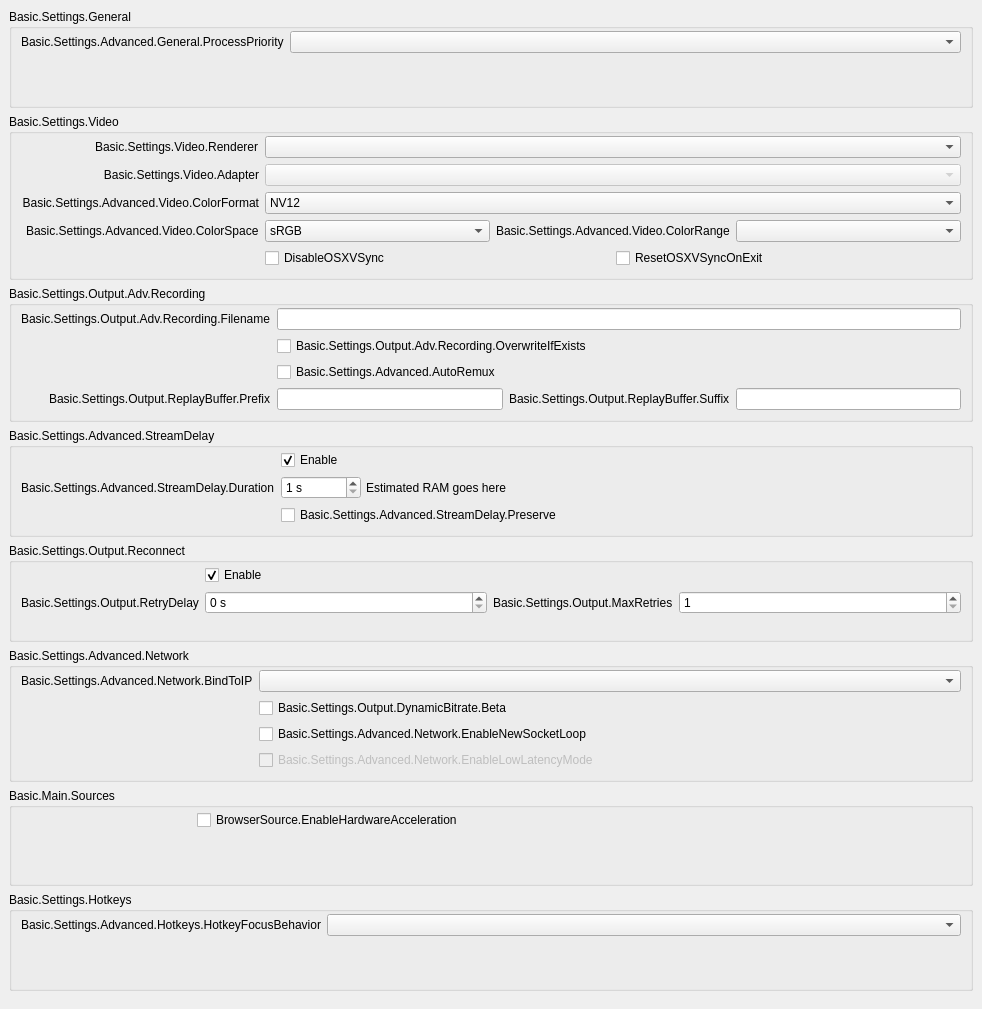
           <widget class="QWidget" name="scrollAreaWidgetContents">
            <property name="geometry">
             <rect>
              <x>0</x>
              <y>0</y>
              <width>982</width>
              <height>1009</height>
             </rect>
            </property>
            <layout class="QVBoxLayout" name="verticalLayout_23">
             <property name="leftMargin">
              <number>0</number>
             </property>
             <property name="topMargin">
              <number>0</number>
             </property>
             <property name="rightMargin">
              <number>0</number>
             </property>
             <property name="bottomMargin">
              <number>9</number>
             </property>
             <item>
              <widget class="QWidget" name="widget_11" native="true">
               <layout class="QVBoxLayout" name="verticalLayout_24">
                <item>
                 <widget class="QGroupBox" name="advancedGeneralGroupBox">
                  <property name="title">
                   <string>Basic.Settings.General</string>
                  </property>
                  <layout class="QFormLayout" name="formLayout_22">
                   <property name="fieldGrowthPolicy">
                    <enum>QFormLayout::AllNonFixedFieldsGrow</enum>
                   </property>
                   <property name="labelAlignment">
                    <set>Qt::AlignRight|Qt::AlignTrailing|Qt::AlignVCenter</set>
                   </property>
                   <property name="topMargin">
                    <number>2</number>
                   </property>
                   <item row="0" column="0">
                    <widget class="QLabel" name="processPriorityLabel">
                     <property name="text">
                      <string>Basic.Settings.Advanced.General.ProcessPriority</string>
                     </property>
                     <property name="buddy">
                      <cstring>processPriority</cstring>
                     </property>
                    </widget>
                   </item>
                   <item row="0" column="1">
                    <widget class="QComboBox" name="processPriority"/>
                   </item>
                   <item row="1" column="0">
                    <spacer name="horizontalSpacer_13">
                     <property name="orientation">
                      <enum>Qt::Horizontal</enum>
                     </property>
                     <property name="sizeHint" stdset="0">
                      <size>
                       <width>170</width>
                       <height>0</height>
                      </size>
                     </property>
                    </spacer>
                   </item>
                  </layout>
                 </widget>
                </item>
                <item>
                 <widget class="QGroupBox" name="advancedVideoContainer">
                  <property name="title">
                   <string>Basic.Settings.Video</string>
                  </property>
                  <layout class="QFormLayout" name="formLayout_14">
                   <property name="fieldGrowthPolicy">
                    <enum>QFormLayout::AllNonFixedFieldsGrow</enum>
                   </property>
                   <property name="labelAlignment">
                    <set>Qt::AlignRight|Qt::AlignTrailing|Qt::AlignVCenter</set>
                   </property>
                   <property name="topMargin">
                    <number>2</number>
                   </property>
                   <item row="0" column="0">
                    <widget class="QLabel" name="rendererLabel">
                     <property name="text">
                      <string>Basic.Settings.Video.Renderer</string>
                     </property>
                     <property name="buddy">
                      <cstring>renderer</cstring>
                     </property>
                    </widget>
                   </item>
                   <item row="0" column="1">
                    <widget class="QComboBox" name="renderer">
                     <property name="currentText">
                      <string notr="true"/>
                     </property>
                    </widget>
                   </item>
                   <item row="1" column="0">
                    <widget class="QLabel" name="adapterLabel">
                     <property name="text">
                      <string>Basic.Settings.Video.Adapter</string>
                     </property>
                     <property name="alignment">
                      <set>Qt::AlignRight|Qt::AlignTrailing|Qt::AlignVCenter</set>
                     </property>
                     <property name="buddy">
                      <cstring>adapter</cstring>
                     </property>
                    </widget>
                   </item>
                   <item row="1" column="1">
                    <widget class="QComboBox" name="adapter">
                     <property name="enabled">
                      <bool>false</bool>
                     </property>
                     <property name="currentText">
                      <string notr="true"/>
                     </property>
                    </widget>
                   </item>
                   <item row="2" column="0">
                    <widget class="QLabel" name="label_30">
                     <property name="minimumSize">
                      <size>
                       <width>0</width>
                       <height>0</height>
                      </size>
                     </property>
                     <property name="text">
                      <string>Basic.Settings.Advanced.Video.ColorFormat</string>
                     </property>
                     <property name="alignment">
                      <set>Qt::AlignRight|Qt::AlignTrailing|Qt::AlignVCenter</set>
                     </property>
                     <property name="buddy">
                      <cstring>colorFormat</cstring>
                     </property>
                    </widget>
                   </item>
                   <item row="2" column="1">
                    <widget class="QComboBox" name="colorFormat">
                     <item>
                      <property name="text">
                       <string notr="true">NV12</string>
                      </property>
                     </item>
                     <item>
                      <property name="text">
                       <string notr="true">I420</string>
                      </property>
                     </item>
                     <item>
                      <property name="text">
                       <string>I444</string>
                      </property>
                     </item>
                     <item>
                      <property name="text">
                       <string notr="true">RGB</string>
                      </property>
                     </item>
                    </widget>
                   </item>
                   <item row="4" column="1">
                    <layout class="QHBoxLayout" name="horizontalLayout_18">
                     <property name="leftMargin">
                      <number>0</number>
                     </property>
                     <property name="topMargin">
                      <number>0</number>
                     </property>
                     <property name="rightMargin">
                      <number>0</number>
                     </property>
                     <property name="bottomMargin">
                      <number>0</number>
                     </property>
                     <item>
                      <widget class="QCheckBox" name="disableOSXVSync">
                       <property name="text">
                        <string>DisableOSXVSync</string>
                       </property>
                      </widget>
                     </item>
                     <item>
                      <widget class="QCheckBox" name="resetOSXVSync">
                       <property name="text">
                        <string>ResetOSXVSyncOnExit</string>
                       </property>
                      </widget>
                     </item>
                    </layout>
                   </item>
                   <item row="3" column="1">
                    <layout class="QHBoxLayout" name="horizontalLayout_20">
                     <property name="leftMargin">
                      <number>0</number>
                     </property>
                     <property name="topMargin">
                      <number>0</number>
                     </property>
                     <property name="rightMargin">
                      <number>0</number>
                     </property>
                     <property name="bottomMargin">
                      <number>0</number>
                     </property>
                     <item>
                      <widget class="QComboBox" name="colorSpace">
                       <item>
                        <property name="text">
                         <string notr="true">sRGB</string>
                        </property>
                       </item>
                       <item>
                        <property name="text">
                         <string notr="true">709</string>
                        </property>
                       </item>
                       <item>
                        <property name="text">
                         <string notr="true">601</string>
                        </property>
                       </item>
                      </widget>
                     </item>
                     <item>
                      <widget class="QLabel" name="label_34">
                       <property name="sizePolicy">
                        <sizepolicy hsizetype="Maximum" vsizetype="Preferred">
                         <horstretch>0</horstretch>
                         <verstretch>0</verstretch>
                        </sizepolicy>
                       </property>
                       <property name="text">
                        <string>Basic.Settings.Advanced.Video.ColorRange</string>
                       </property>
                       <property name="buddy">
                        <cstring>colorRange</cstring>
                       </property>
                      </widget>
                     </item>
                     <item>
                      <widget class="QComboBox" name="colorRange"/>
                     </item>
                    </layout>
                   </item>
                   <item row="3" column="0">
                    <widget class="QLabel" name="label_33">
                     <property name="text">
                      <string>Basic.Settings.Advanced.Video.ColorSpace</string>
                     </property>
                     <property name="buddy">
                      <cstring>colorSpace</cstring>
                     </property>
                    </widget>
                   </item>
                   <item row="4" column="0">
                    <spacer name="horizontalSpacer_12">
                     <property name="orientation">
                      <enum>Qt::Horizontal</enum>
                     </property>
                     <property name="sizeHint" stdset="0">
                      <size>
                       <width>170</width>
                       <height>20</height>
                      </size>
                     </property>
                    </spacer>
                   </item>
                  </layout>
                 </widget>
                </item>
                <item>
                 <widget class="QGroupBox" name="groupBox_6">
                  <property name="title">
                   <string>Basic.Settings.Output.Adv.Recording</string>
                  </property>
                  <layout class="QFormLayout" name="formLayout_17">
                   <property name="fieldGrowthPolicy">
                    <enum>QFormLayout::AllNonFixedFieldsGrow</enum>
                   </property>
                   <property name="labelAlignment">
                    <set>Qt::AlignRight|Qt::AlignTrailing|Qt::AlignVCenter</set>
                   </property>
                   <property name="topMargin">
                    <number>2</number>
                   </property>
                   <item row="0" column="0">
                    <widget class="QLabel" name="label_7">
                     <property name="text">
                      <string>Basic.Settings.Output.Adv.Recording.Filename</string>
                     </property>
                     <property name="buddy">
                      <cstring>filenameFormatting</cstring>
                     </property>
                    </widget>
                   </item>
                   <item row="0" column="1">
                    <widget class="QLineEdit" name="filenameFormatting"/>
                   </item>
                   <item row="1" column="1">
                    <widget class="QCheckBox" name="overwriteIfExists">
                     <property name="text">
                      <string>Basic.Settings.Output.Adv.Recording.OverwriteIfExists</string>
                     </property>
                    </widget>
                   </item>
                   <item row="3" column="1">
                    <layout class="QHBoxLayout" name="horizontalLayout_14">
                     <property name="leftMargin">
                      <number>0</number>
                     </property>
                     <property name="topMargin">
                      <number>0</number>
                     </property>
                     <property name="rightMargin">
                      <number>0</number>
                     </property>
                     <property name="bottomMargin">
                      <number>0</number>
                     </property>
                     <item>
                      <widget class="QLineEdit" name="simpleRBPrefix"/>
                     </item>
                     <item>
                      <widget class="QLabel" name="label_58">
                       <property name="text">
                        <string>Basic.Settings.Output.ReplayBuffer.Suffix</string>
                       </property>
                       <property name="buddy">
                        <cstring>simpleRBSuffix</cstring>
                       </property>
                      </widget>
                     </item>
                     <item>
                      <widget class="QLineEdit" name="simpleRBSuffix"/>
                     </item>
                    </layout>
                   </item>
                   <item row="3" column="0">
                    <widget class="QLabel" name="label_57">
                     <property name="text">
                      <string>Basic.Settings.Output.ReplayBuffer.Prefix</string>
                     </property>
                     <property name="buddy">
                      <cstring>simpleRBPrefix</cstring>
                     </property>
                    </widget>
                   </item>
                   <item row="1" column="0">
                    <spacer name="horizontalSpacer_10">
                     <property name="orientation">
                      <enum>Qt::Horizontal</enum>
                     </property>
                     <property name="sizeHint" stdset="0">
                      <size>
                       <width>170</width>
                       <height>20</height>
                      </size>
                     </property>
                    </spacer>
                   </item>
                   <item row="2" column="1">
                    <widget class="QCheckBox" name="autoRemux">
                     <property name="text">
                      <string>Basic.Settings.Advanced.AutoRemux</string>
                     </property>
                    </widget>
                   </item>
                   <item row="2" column="0">
                    <spacer name="horizontalSpacer_16">
                     <property name="orientation">
                      <enum>Qt::Horizontal</enum>
                     </property>
                     <property name="sizeHint" stdset="0">
                      <size>
                       <width>40</width>
                       <height>20</height>
                      </size>
                     </property>
                    </spacer>
                   </item>
                  </layout>
                 </widget>
                </item>
                <item>
                 <widget class="QGroupBox" name="groupBox_5">
                  <property name="title">
                   <string>Basic.Settings.Advanced.StreamDelay</string>
                  </property>
                  <layout class="QFormLayout" name="formLayout_18">
                   <property name="fieldGrowthPolicy">
                    <enum>QFormLayout::AllNonFixedFieldsGrow</enum>
                   </property>
                   <property name="labelAlignment">
                    <set>Qt::AlignRight|Qt::AlignTrailing|Qt::AlignVCenter</set>
                   </property>
                   <property name="topMargin">
                    <number>2</number>
                   </property>
                   <item row="1" column="0">
                    <widget class="QLabel" name="label_56">
                     <property name="text">
                      <string>Basic.Settings.Advanced.StreamDelay.Duration</string>
                     </property>
                     <property name="buddy">
                      <cstring>streamDelaySec</cstring>
                     </property>
                    </widget>
                   </item>
                   <item row="1" column="1">
                    <widget class="QWidget" name="widget_12" native="true">
                     <property name="enabled">
                      <bool>true</bool>
                     </property>
                     <layout class="QHBoxLayout" name="horizontalLayout_13">
                      <property name="spacing">
                       <number>5</number>
                      </property>
                      <property name="leftMargin">
                       <number>0</number>
                      </property>
                      <property name="topMargin">
                       <number>0</number>
                      </property>
                      <property name="rightMargin">
                       <number>0</number>
                      </property>
                      <property name="bottomMargin">
                       <number>0</number>
                      </property>
                      <item>
                       <widget class="QSpinBox" name="streamDelaySec">
                        <property name="enabled">
                         <bool>true</bool>
                        </property>
                        <property name="sizePolicy">
                         <sizepolicy hsizetype="Maximum" vsizetype="Fixed">
                          <horstretch>0</horstretch>
                          <verstretch>0</verstretch>
                         </sizepolicy>
                        </property>
                        <property name="minimumSize">
                         <size>
                          <width>80</width>
                          <height>0</height>
                         </size>
                        </property>
                        <property name="suffix">
                         <string notr="true"> s</string>
                        </property>
                        <property name="minimum">
                         <number>1</number>
                        </property>
                        <property name="maximum">
                         <number>1800</number>
                        </property>
                       </widget>
                      </item>
                      <item>
                       <widget class="QLabel" name="streamDelayInfo">
                        <property name="text">
                         <string notr="true">Estimated RAM goes here</string>
                        </property>
                       </widget>
                      </item>
                     </layout>
                    </widget>
                   </item>
                   <item row="2" column="1">
                    <widget class="QCheckBox" name="streamDelayPreserve">
                     <property name="text">
                      <string>Basic.Settings.Advanced.StreamDelay.Preserve</string>
                     </property>
                    </widget>
                   </item>
                   <item row="0" column="1">
                    <widget class="QCheckBox" name="streamDelayEnable">
                     <property name="text">
                      <string>Enable</string>
                     </property>
                     <property name="checked">
                      <bool>true</bool>
                     </property>
                    </widget>
                   </item>
                   <item row="2" column="0">
                    <spacer name="horizontalSpacer_9">
                     <property name="orientation">
                      <enum>Qt::Horizontal</enum>
                     </property>
                     <property name="sizeHint" stdset="0">
                      <size>
                       <width>170</width>
                       <height>20</height>
                      </size>
                     </property>
                    </spacer>
                   </item>
                  </layout>
                 </widget>
                </item>
                <item>
                 <widget class="QGroupBox" name="groupBox_7">
                  <property name="title">
                   <string>Basic.Settings.Output.Reconnect</string>
                  </property>
                  <layout class="QFormLayout" name="formLayout_19">
                   <property name="fieldGrowthPolicy">
                    <enum>QFormLayout::AllNonFixedFieldsGrow</enum>
                   </property>
                   <property name="labelAlignment">
                    <set>Qt::AlignRight|Qt::AlignTrailing|Qt::AlignVCenter</set>
                   </property>
                   <property name="topMargin">
                    <number>2</number>
                   </property>
                   <item row="0" column="1">
                    <widget class="QCheckBox" name="reconnectEnable">
                     <property name="text">
                      <string>Enable</string>
                     </property>
                     <property name="checked">
                      <bool>true</bool>
                     </property>
                    </widget>
                   </item>
                   <item row="1" column="1">
                    <layout class="QHBoxLayout" name="horizontalLayout_19">
                     <property name="leftMargin">
                      <number>0</number>
                     </property>
                     <property name="topMargin">
                      <number>0</number>
                     </property>
                     <property name="rightMargin">
                      <number>0</number>
                     </property>
                     <property name="bottomMargin">
                      <number>0</number>
                     </property>
                     <item>
                      <widget class="QSpinBox" name="reconnectRetryDelay">
                       <property name="suffix">
                        <string> s</string>
                       </property>
                       <property name="maximum">
                        <number>30</number>
                       </property>
                      </widget>
                     </item>
                     <item>
                      <widget class="QLabel" name="label_22">
                       <property name="sizePolicy">
                        <sizepolicy hsizetype="Maximum" vsizetype="Preferred">
                         <horstretch>0</horstretch>
                         <verstretch>0</verstretch>
                        </sizepolicy>
                       </property>
                       <property name="text">
                        <string>Basic.Settings.Output.MaxRetries</string>
                       </property>
                       <property name="buddy">
                        <cstring>reconnectMaxRetries</cstring>
                       </property>
                      </widget>
                     </item>
                     <item>
                      <widget class="QSpinBox" name="reconnectMaxRetries">
                       <property name="minimum">
                        <number>1</number>
                       </property>
                       <property name="maximum">
                        <number>10000</number>
                       </property>
                      </widget>
                     </item>
                    </layout>
                   </item>
                   <item row="1" column="0">
                    <widget class="QLabel" name="label_17">
                     <property name="text">
                      <string>Basic.Settings.Output.RetryDelay</string>
                     </property>
                     <property name="buddy">
                      <cstring>reconnectRetryDelay</cstring>
                     </property>
                    </widget>
                   </item>
                   <item row="0" column="0">
                    <spacer name="horizontalSpacer_8">
                     <property name="orientation">
                      <enum>Qt::Horizontal</enum>
                     </property>
                     <property name="sizeHint" stdset="0">
                      <size>
                       <width>170</width>
                       <height>20</height>
                      </size>
                     </property>
                    </spacer>
                   </item>
                  </layout>
                 </widget>
                </item>
                <item>
                 <widget class="QGroupBox" name="advNetworkGroupBox">
                  <property name="title">
                   <string>Basic.Settings.Advanced.Network</string>
                  </property>
                  <layout class="QFormLayout" name="formLayout_23">
                   <property name="fieldGrowthPolicy">
                    <enum>QFormLayout::AllNonFixedFieldsGrow</enum>
                   </property>
                   <property name="labelAlignment">
                    <set>Qt::AlignRight|Qt::AlignTrailing|Qt::AlignVCenter</set>
                   </property>
                   <property name="topMargin">
                    <number>2</number>
                   </property>
                   <item row="0" column="0">
                    <widget class="QLabel" name="label_27">
                     <property name="text">
                      <string>Basic.Settings.Advanced.Network.BindToIP</string>
                     </property>
                     <property name="buddy">
                      <cstring>bindToIP</cstring>
                     </property>
                    </widget>
                   </item>
                   <item row="0" column="1">
                    <widget class="QComboBox" name="bindToIP"/>
                   </item>
                   <item row="2" column="1">
                    <widget class="QCheckBox" name="enableNewSocketLoop">
                     <property name="text">
                      <string>Basic.Settings.Advanced.Network.EnableNewSocketLoop</string>
                     </property>
                    </widget>
                   </item>
                   <item row="3" column="1">
                    <widget class="QCheckBox" name="enableLowLatencyMode">
                     <property name="enabled">
                      <bool>false</bool>
                     </property>
                     <property name="text">
                      <string>Basic.Settings.Advanced.Network.EnableLowLatencyMode</string>
                     </property>
                    </widget>
                   </item>
                   <item row="2" column="0">
                    <spacer name="horizontalSpacer_7">
                     <property name="orientation">
                      <enum>Qt::Horizontal</enum>
                     </property>
                     <property name="sizeHint" stdset="0">
                      <size>
                       <width>170</width>
                       <height>1</height>
                      </size>
                     </property>
                    </spacer>
                   </item>
                   <item row="1" column="1">
                    <widget class="QCheckBox" name="dynBitrate">
                     <property name="toolTip">
                      <string>Basic.Settings.Output.DynamicBitrate.TT</string>
                     </property>
                     <property name="text">
                      <string>Basic.Settings.Output.DynamicBitrate.Beta</string>
                     </property>
                    </widget>
                   </item>
                  </layout>
                 </widget>
                </item>
                <item>
                 <widget class="QGroupBox" name="sourcesGroup">
                  <property name="title">
                   <string>Basic.Main.Sources</string>
                  </property>
                  <layout class="QFormLayout" name="formLayout_34">
                   <property name="topMargin">
                    <number>2</number>
                   </property>
                   <item row="0" column="0">
                    <spacer name="horizontalSpacer_15">
                     <property name="orientation">
                      <enum>Qt::Horizontal</enum>
                     </property>
                     <property name="sizeHint" stdset="0">
                      <size>
                       <width>170</width>
                       <height>20</height>
                      </size>
                     </property>
                    </spacer>
                   </item>
                   <item row="0" column="1">
                    <widget class="QCheckBox" name="browserHWAccel">
                     <property name="text">
                      <string>BrowserSource.EnableHardwareAcceleration</string>
                     </property>
                    </widget>
                   </item>
                  </layout>
                 </widget>
                </item>
                <item>
                 <widget class="QGroupBox" name="groupBox_17">
                  <property name="title">
                   <string>Basic.Settings.Hotkeys</string>
                  </property>
                  <layout class="QFormLayout" name="formLayout_33">
                   <property name="labelAlignment">
                    <set>Qt::AlignRight|Qt::AlignTrailing|Qt::AlignVCenter</set>
                   </property>
                   <property name="topMargin">
                    <number>2</number>
                   </property>
                   <item row="0" column="0">
                    <widget class="QLabel" name="label_21">
                     <property name="text">
                      <string>Basic.Settings.Advanced.Hotkeys.HotkeyFocusBehavior</string>
                     </property>
                    </widget>
                   </item>
                   <item row="0" column="1">
                    <widget class="QComboBox" name="hotkeyFocusType"/>
                   </item>
                   <item row="1" column="0">
                    <spacer name="horizontalSpacer_14">
                     <property name="orientation">
                      <enum>Qt::Horizontal</enum>
                     </property>
                     <property name="sizeHint" stdset="0">
                      <size>
                       <width>170</width>
                       <height>0</height>
                      </size>
                     </property>
                    </spacer>
                   </item>
                  </layout>
                 </widget>
                </item>
               </layout>
              </widget>
             </item>
            </layout>
           </widget>
